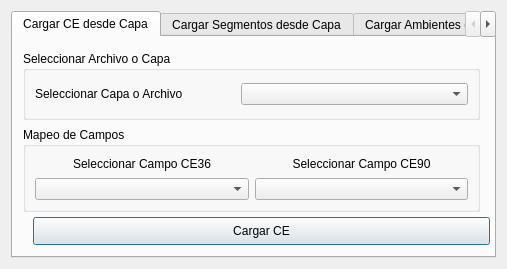
<?xml version="1.0" encoding="UTF-8"?>
<ui version="4.0">
 <class>Dialog</class>
 <widget class="QDialog" name="Dialog">
  <property name="geometry">
   <rect>
    <x>0</x>
    <y>0</y>
    <width>507</width>
    <height>269</height>
   </rect>
  </property>
  <property name="windowTitle">
   <string>Dialog</string>
  </property>
  <layout class="QGridLayout" name="gridLayout">
   <item row="1" column="0">
    <widget class="QTabWidget" name="tabWidget">
     <property name="currentIndex">
      <number>0</number>
     </property>
     <widget class="QWidget" name="tab">
      <attribute name="title">
       <string>Cargar CE desde Capa</string>
      </attribute>
      <widget class="QGroupBox" name="groupBox_5">
       <property name="geometry">
        <rect>
         <x>10</x>
         <y>14</y>
         <width>457</width>
         <height>69</height>
        </rect>
       </property>
       <property name="title">
        <string>Seleccionar Archivo o Capa</string>
       </property>
       <layout class="QGridLayout" name="gridLayout_6">
        <item row="1" column="0">
         <widget class="QLabel" name="label_13">
          <property name="maximumSize">
           <size>
            <width>200</width>
            <height>16777215</height>
           </size>
          </property>
          <property name="text">
           <string>Seleccionar Capa o Archivo</string>
          </property>
         </widget>
        </item>
        <item row="1" column="1">
         <widget class="QgsMapLayerComboBox" name="layers_ce"/>
        </item>
       </layout>
      </widget>
      <widget class="QGroupBox" name="groupBox_6">
       <property name="geometry">
        <rect>
         <x>10</x>
         <y>90</y>
         <width>457</width>
         <height>85</height>
        </rect>
       </property>
       <property name="title">
        <string>Mapeo de Campos</string>
       </property>
       <layout class="QGridLayout" name="gridLayout_7">
        <item row="1" column="0">
         <widget class="QgsFieldComboBox" name="field_ce36">
          <property name="allowEmptyFieldName">
           <bool>false</bool>
          </property>
         </widget>
        </item>
        <item row="0" column="0">
         <widget class="QLabel" name="label_9">
          <property name="text">
           <string>Seleccionar Campo CE36</string>
          </property>
          <property name="alignment">
           <set>Qt::AlignCenter</set>
          </property>
         </widget>
        </item>
        <item row="1" column="1">
         <widget class="QgsFieldComboBox" name="field_ce90"/>
        </item>
        <item row="0" column="1">
         <widget class="QLabel" name="label_4">
          <property name="text">
           <string>Seleccionar Campo CE90</string>
          </property>
          <property name="alignment">
           <set>Qt::AlignCenter</set>
          </property>
         </widget>
        </item>
       </layout>
      </widget>
      <widget class="QPushButton" name="btn_create_ce">
       <property name="geometry">
        <rect>
         <x>20</x>
         <y>180</y>
         <width>457</width>
         <height>28</height>
        </rect>
       </property>
       <property name="text">
        <string>Cargar CE</string>
       </property>
      </widget>
     </widget>
     <widget class="QWidget" name="tab_1">
      <attribute name="title">
       <string>Cargar Segmentos desde Capa</string>
      </attribute>
      <layout class="QVBoxLayout" name="verticalLayout">
       <item>
        <widget class="QGroupBox" name="groupBox_2">
         <property name="title">
          <string>Seleccionar Archivo o Capa</string>
         </property>
         <layout class="QGridLayout" name="gridLayout_4">
          <item row="1" column="0">
           <widget class="QLabel" name="label_12">
            <property name="maximumSize">
             <size>
              <width>200</width>
              <height>16777215</height>
             </size>
            </property>
            <property name="text">
             <string>Seleccionar Capa o Archivo</string>
            </property>
           </widget>
          </item>
          <item row="1" column="1">
           <widget class="QgsMapLayerComboBox" name="layers_segmento"/>
          </item>
         </layout>
        </widget>
       </item>
       <item>
        <widget class="QGroupBox" name="groupBox_4">
         <property name="title">
          <string>Mapeo de Campos</string>
         </property>
         <layout class="QGridLayout" name="gridLayout_5">
          <item row="1" column="0">
           <widget class="QgsFieldComboBox" name="field_segmento">
            <property name="allowEmptyFieldName">
             <bool>false</bool>
            </property>
           </widget>
          </item>
          <item row="0" column="0">
           <widget class="QLabel" name="label_8">
            <property name="text">
             <string>Seleccionar Campo Segmentos</string>
            </property>
            <property name="alignment">
             <set>Qt::AlignCenter</set>
            </property>
           </widget>
          </item>
         </layout>
        </widget>
       </item>
       <item>
        <widget class="QPushButton" name="btn_create_segmentos">
         <property name="text">
          <string>Cargar Segmentos</string>
         </property>
        </widget>
       </item>
      </layout>
     </widget>
     <widget class="QWidget" name="tab_2">
      <attribute name="title">
       <string>Cargar Ambientes desde Capa</string>
      </attribute>
      <layout class="QVBoxLayout" name="verticalLayout_2">
       <item>
        <widget class="QGroupBox" name="groupBox">
         <property name="title">
          <string>Seleccionar Archivo o Capa</string>
         </property>
         <layout class="QGridLayout" name="gridLayout_2">
          <item row="0" column="0">
           <widget class="QLabel" name="label">
            <property name="text">
             <string>Seleccionar Capa o Archivo</string>
            </property>
           </widget>
          </item>
          <item row="0" column="1">
           <widget class="QgsMapLayerComboBox" name="layers_ambiente"/>
          </item>
         </layout>
        </widget>
       </item>
       <item>
        <widget class="QGroupBox" name="groupBox_3">
         <property name="title">
          <string>Mapeo de Campos</string>
         </property>
         <layout class="QGridLayout" name="gridLayout_3">
          <item row="1" column="0">
           <widget class="QgsFieldComboBox" name="field_ambiente"/>
          </item>
          <item row="0" column="1">
           <widget class="QLabel" name="label_3">
            <property name="text">
             <string>Seleccionar Campo NDVIMAX</string>
            </property>
           </widget>
          </item>
          <item row="1" column="1">
           <widget class="QgsFieldComboBox" name="field_ndvi"/>
          </item>
          <item row="0" column="0">
           <widget class="QLabel" name="label_2">
            <property name="text">
             <string>Seleccionar Campo Ambiente</string>
            </property>
           </widget>
          </item>
         </layout>
        </widget>
       </item>
       <item>
        <widget class="QPushButton" name="btn_create_ambientes">
         <property name="maximumSize">
          <size>
           <width>16777215</width>
           <height>16777215</height>
          </size>
         </property>
         <property name="text">
          <string>Cargar Ambientes</string>
         </property>
        </widget>
       </item>
      </layout>
     </widget>
    </widget>
   </item>
  </layout>
 </widget>
 <customwidgets>
  <customwidget>
   <class>QgsFieldComboBox</class>
   <extends>QComboBox</extends>
   <header>qgsfieldcombobox.h</header>
  </customwidget>
  <customwidget>
   <class>QgsMapLayerComboBox</class>
   <extends>QComboBox</extends>
   <header>qgsmaplayercombobox.h</header>
  </customwidget>
 </customwidgets>
 <resources/>
 <connections/>
</ui>
